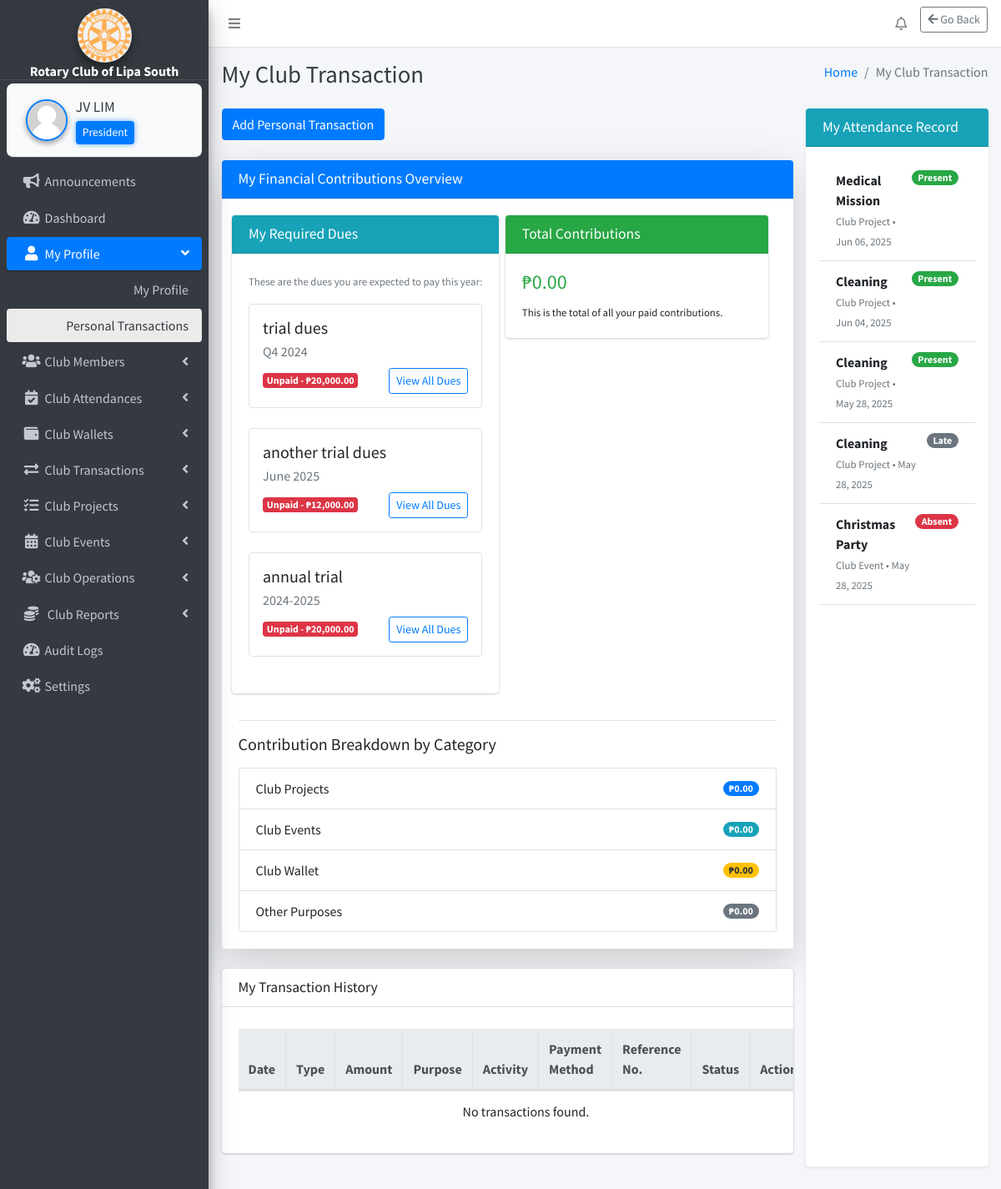
The page /webpages/manage-profile/personal-transaction/personal_transaction.php (signed in) on the database its author committed.
### tables this page shows
CREATE TABLE `settings` (
  `id` int(11) NOT NULL,
  `system_name` varchar(255) NOT NULL,
  `logo` varchar(255) NOT NULL,
  `currency` varchar(50) NOT NULL
);

CREATE TABLE `club_position` (
  `id` int(11) NOT NULL,
  `position_name` varchar(255) NOT NULL
);

CREATE TABLE `club_attendances` (
  `id` int(11) NOT NULL,
  `member_id` int(11) NOT NULL,
  `category` enum('Club Project','Club Event') NOT NULL,
  `activity_id` int(11) NOT NULL,
  `attendance_date` datetime NOT NULL DEFAULT current_timestamp(),
  `status` enum('Present','Absent','Late') NOT NULL DEFAULT 'Present',
  `remarks` varchar(255) DEFAULT NULL,
  `encoded_by` int(11) NOT NULL,
  `encoded_at` timestamp NOT NULL DEFAULT current_timestamp()
);

### webpages/manage-profile/personal-transaction/personal_transaction.php (the view, shortened to what the rows shown need)
<?php
$memberId = $_SESSION['member_id'] ?? null;
?>
<?php include('../../../includes/header.php'); ?>
<body class="hold-transition sidebar-mini layout-fixed layout-navbar-fixed layout-footer-fixed">
<div class="wrapper">
<?php include('../../../includes/nav.php'); ?>
<?php include('../../../includes/sidebar.php'); ?>
<div class="content-wrapper">
<?php include('../../../includes/page_title.php'); ?>
<section class="content">
<div class="container-fluid">
<div class="row">
  <div class="col-lg-9">
    <div class="card mt-4">
      <div class="card-body table-responsive">
    <table id="personalTransactionsTable" class="table table-bordered table-hover table-striped">
          <thead class="thead-light">
            <tr>
              <th>Date</th>
              <th>Type</th>
              <th>Amount</th>
              <th>Purpose</th>
              <th>Activity</th>
              <th>Payment Method</th>
              <th>Reference No.</th>
              <th>Status</th>
              <th>Actions</th>
            </tr>
          </thead>
        </table>
      </div>
    </div>
  </div>
<div class="col-lg-3">
  <div class="card shadow-sm border-left-primary h-100">
    <div class="card-body p-3" style="max-height: calc(100vh - 250px); overflow-y: auto;">
      <?php
      $attendanceQuery = "
        SELECT ca.*,
               COALESCE(cp.title, ce.title, '') AS activity_title
        FROM club_attendances ca
        LEFT JOIN club_projects cp ON ca.activity_id = cp.id AND ca.category = 'Club Project'
        LEFT JOIN club_events ce ON ca.activity_id = ce.id AND ca.category = 'Club Event'
        WHERE ca.member_id = ?
        ORDER BY ca.attendance_date DESC
      ";
      $stmt = $conn->prepare($attendanceQuery);
      $stmt->bind_param("i", $memberId);
      $stmt->execute();
      $result = $stmt->get_result();
      if ($result->num_rows > 0) {
        echo '<ul class="list-group list-group-flush">';
        while ($row = $result->fetch_assoc()) {
          $activity = htmlspecialchars($row['activity_title'] ?? 'N/A');
          $category = htmlspecialchars($row['category']);
          $date = date("M d, Y", strtotime($row['attendance_date']));
          $status = htmlspecialchars($row['status']);
          $badge = match($status) {
            'Present' => 'badge-success',
            'Excused' => 'badge-warning',
            'Absent' => 'badge-danger',
            default => 'badge-secondary'
          };
          echo "
            <li class='list-group-item'>
              <div class='d-flex justify-content-between align-items-start'>
                <div>
                  <strong>{$activity}</strong><br>
                  <small class='text-muted'>{$category} • {$date}</small>
                </div>
                <span class='badge {$badge} badge-pill'>{$status}</span>
              </div>
            </li>
          ";
        }
        echo '</ul>';
      } else {
        echo "<p class='text-muted'>You have no attendance records yet.</p>";
      }
      ?>
    </div>
  </div>
</div>
</div>
</section>
</div>
<link rel="stylesheet" href="https://cdn.datatables.net/1.13.6/css/dataTables.bootstrap4.min.css" />
<link rel="stylesheet" href="https://cdnjs.cloudflare.com/ajax/libs/select2/4.1.0-rc.0/css/select2.min.css" />
</body>
</html>

### includes/sidebar.php (shortened to what the rows shown need)
<?php
function getSystemName() {
    global $conn;
    $result = $conn->query("SELECT system_name FROM settings");
    return ($result->num_rows > 0) ? $result->fetch_assoc()['system_name'] : 'RCLS';
}
if (isset($_SESSION['user_id'])) {
    $userId = $_SESSION['user_id'];
    $positionName = '';
    $sql = "SELECT cp.position_name
            FROM club_position cp
            INNER JOIN members m ON cp.id = m.role
            WHERE m.id = '$userId'";
    $positionResult = $conn->query($sql);
    if ($positionResult && $positionRow = $positionResult->fetch_assoc()) {
        $positionName = $positionRow['position_name'];
    }
}
function getLogoUrl() {
    global $conn;
    $result = $conn->query("SELECT logo FROM settings");
    if ($result->num_rows > 0) {
        $logoFile = $result->fetch_assoc()['logo'];
        $path = "/rotary/uploads/" . $logoFile;
        return file_exists($_SERVER['DOCUMENT_ROOT'] . $path) ? $path : "/rotary/dist/img/AdminLTELogo.png";
    }
    return "/rotary/dist/img/AdminLTELogo.png";
}
?>
<aside class="main-sidebar sidebar-dark-primary elevation-4">
    <div class="text-center"
         style="padding: 10px 0 0 0; margin: 0 !important; border-bottom: 1px solid rgba(255,255,255,0.1);">
        <a href="#" class="d-block" style="margin: 0; padding: 0;">
            <img src="<?php echo getLogoUrl(); ?>"
                 alt="Logo"
                 class="img-circle elevation-3"
                 style="width: 65px; height: 65px; object-fit: cover; margin: 0 auto; display: block;">
            <div class="brand-text font-weight-bold text-white"
                 style="font-size: 1rem; line-height: 1.1; margin: 2px 0 0 0;">
                <?php echo getSystemName(); ?>
            </div>
        </a>
    </div>
    <div class="sidebar" style="padding-top: 4px !important; margin-top: 0 !important;">
        <div class="user-panel d-flex align-items-center"
             style="background-color: #f8f9fa; border-radius: 8px; padding: 10px; margin: 0 !important;">
            <div class="info flex-grow-1">
                <a href="/rotary/webpages/manage-profile/my-profile/my_profile.php"
                   class="d-block fw-semibold text-dark"
                   style="font-size: 1.1rem; white-space: nowrap; overflow: hidden; text-overflow: ellipsis;">
                    <?php echo htmlspecialchars($_SESSION['fullname'] ?? 'Guest'); ?>
                </a>
                <?php if (!empty($positionName)): ?>
                    <small class="d-block mt-1 px-2 py-1 rounded"
                           style="background-color: #007bff; color: white; font-size: 0.85rem; max-width: fit-content; box-shadow: 0 0 6px rgba(0, 123, 255, 0.6);">
                        <?php echo htmlspecialchars($positionName); ?>
                    </small>
                <?php else: ?>
                    <small class="d-block mt-1 text-muted" style="font-size: 0.85rem;">No Role Assigned</small>
                <?php endif; ?>
            </div>
        </div>
    </div>
</aside>

### rows shown on the page
settings: logo (picture), system_name "Rotary Club of Lipa South"
club_position: position_name "President"
club_attendances: activity "Medical Mission", category "Club Project", attendance_date "Jun 06, 2025", status "Present"
club_attendances: activity "Cleaning", category "Club Project", attendance_date "Jun 04, 2025", status "Present"
club_attendances: activity "Cleaning", category "Club Project", attendance_date "May 28, 2025", status "Present"
club_attendances: activity "Cleaning", category "Club Project", attendance_date "May 28, 2025", status "Late"
club_attendances: activity "Christmas Party", category "Club Event", attendance_date "May 28, 2025", status "Absent"

### other values the page prints
$_SESSION['fullname'] "JV LIM"
$pageTitle "My Club Transaction"
$walletName "trial dues"
$currentPeriod['label'] "Q4 2024"
$currentPeriod['amount'] "20,000.00"
$walletName "another trial dues"
$currentPeriod['label'] "June 2025"
$currentPeriod['amount'] "12,000.00"
$walletName "annual trial"
$currentPeriod['label'] "2024-2025"
$grandTotal "0.00"
$breakdown['Club Project'] "0.00"
$breakdown['Club Event'] "0.00"
$breakdown['Club Fund'] "0.00"
$breakdown['Other Purpose'] "0.00"
